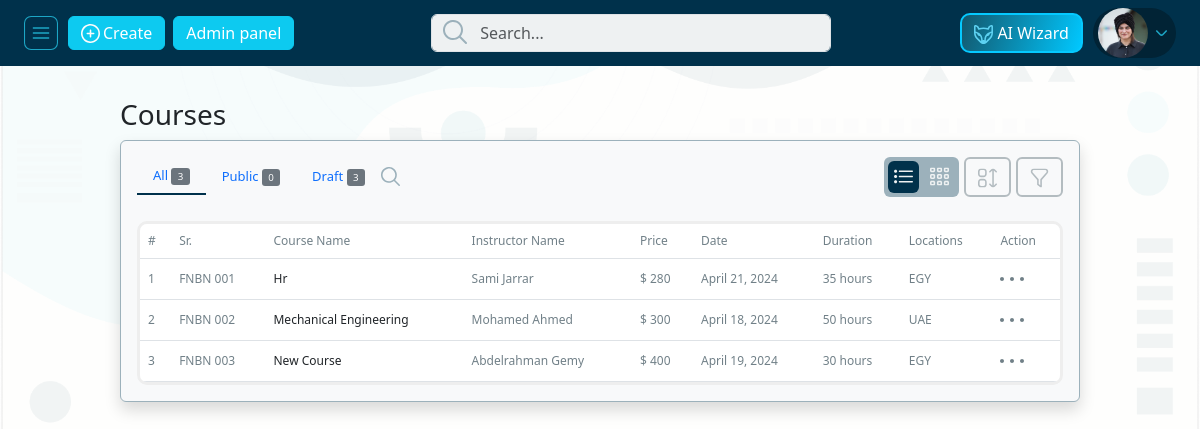
/course (signed in), run on the app's committed database.
### pages/models.py (models this page shows, shortened)
class Employee(models.Model):
    EmployeeID = models.AutoField(primary_key=True)
    FirstName = models.CharField(max_length=255)
    LastName = models.CharField(max_length=255)
    Email = models.EmailField()
    Phone = models.CharField(max_length=20)
    Department = models.ForeignKey(
        Department, on_delete=models.SET_NULL, null=True)
    JobTitle = models.ForeignKey(
        JobTitle, on_delete=models.SET_NULL, null=True)
    HireDate = models.DateField(default=datetime.today())
    user = models.OneToOneField(
        User, on_delete=models.CASCADE, null=True, default=None)
    EmployeePhoto = models.ImageField(
        upload_to='employee_photos/', default='employee_photos/default-employee.webp', null=True, blank=True)
    Location = models.CharField(max_length=50, null=True)
    PerHour = models.CharField(max_length=10, null=True)
    EmployeeTarget = models.IntegerField(max_length=10, null=True, blank=True)
    MinTarget = models.IntegerField(max_length=3, null=True, blank=True)

class Course(models.Model):
    CourseID = models.AutoField(primary_key=True)
    CourseName = models.CharField(max_length=255)
    InstructorName = models.CharField(max_length=255, null=True)
    Location = models.CharField(max_length=50, null=True)
    Duration = models.CharField(max_length=50, null=True)
    Price = models.CharField(max_length=50, null=True)
    Description = models.TextField()
    StartDate = models.DateField()
    EndDate = models.DateField()
    PublicCourse = models.BooleanField()
    CourseMaterialsURL = models.URLField()

### pages/views.py (the view)
# urls.py: path('course', views.course, name='courses'),
@login_required
def course(request):
    employee = get_object_or_404(Employee, user=request.user)
    if 'q' in request.GET:
        q = request.GET['q']
        courses_list = Course.objects.filter(CourseName__icontains=q)
        print(q)
    else:
        courses_list = Course.objects.all()
    context = {
        'courses': courses_list,
        'employee': employee,
        'course_json': json.dumps(list(Course.objects.values()), sort_keys=True, default=str),
    }
    return render(request, 'pages/courses.html', context)

### templates/pages/courses.html (shortened to what this page needs)
{% extends 'base_custom.html' %}
{% load static %}
{% block style %}
<link rel="stylesheet" href="{% static 'front-end-static/css/bootstrap.min.css' %}">
<link rel="stylesheet" href="{% static 'front-end-static/css/style.min.css' %}">
{% endblock style %}
{% block content %}
{% include 'parts/navbar.html' %}
<div class="row m-0">
    <div class="col-9 courses_content mt-4 offset_left" id="side_content">
        <h3 class="text-capitalize my-2">courses</h3>
        <div class="courses_container shadow p-3 mb-5 bg-body-tertiary rounded">
            <div class="nav justify-content-between" id="nav-tab" role="tablist">
                <div class="d-flex align-items-center">
                    <button class="nav-link active" id="nav-home-tab" data-bs-toggle="tab" data-bs-target="#nav-home"
                        type="button" role="tab" aria-controls="nav-home" aria-selected="true">All <span
                            class="badge bg-secondary fw-normal">{{courses.count}}</span></button>
                    <button class="nav-link" id="nav-profile-tab" data-bs-toggle="tab" data-bs-target="#nav-profile"
                        type="button" role="tab" aria-controls="nav-profile" aria-selected="false">Public <span
                            class="badge bg-secondary fw-normal">0</span></button>
                    <button class="nav-link" id="nav-contact-tab" data-bs-toggle="tab" data-bs-target="#nav-contact"
                        type="button" role="tab" aria-controls="nav-contact" aria-selected="false">Draft <span
                            class="badge bg-secondary fw-normal">{{courses.count}}</span></button>
                    <img src="{% static 'front-end-static/images/icons/search.svg' %}" style="cursor: pointer;"
                        onclick="search_toggler()" class="icon" alt="icon">
                </div>
                <div class="right d-flex">
                    <div class="d-flex listing">
                        <button type="button" class="btn btn-outline-dark d-flex align-items-center">
                            <img src="{% static 'front-end-static/images/icons/table/list.svg' %}" class="icon"
                                alt="icon">
                        </button>
                        <button type="button" class="btn btn-outline-dark d-flex align-items-center">
                            <img src="{% static 'front-end-static/images/icons/table/grid.svg' %}" class="icon"
                                alt="icon">
                        </button>
                    </div>
                    <button type="button" id="sortBtn" class="btn btn-outline-dark">
                        <img src="{% static 'front-end-static/images/icons/table/sort.svg' %}" class="icon" alt="icon">
                    </button>
                    <div class="dropdown">
                        <button type="button" class="btn btn-outline-dark" data-bs-toggle="dropdown"
                            aria-expanded="false">
                            <img src="{% static 'front-end-static/images/icons/table/filter.svg' %}" class="icon"
                                alt="icon">
                        </button>
                    </div>
                </div>
            </div>
            <div class="tab-content" id="nav-tabContent">
                <div class="tab-pane fade show active" id="nav-home" role="tabpanel" aria-labelledby="nav-home-tab"
                    tabindex="0">
                    <div class="table_container mt-4 table-responsive">
                        <table class="table mb-0">
                            <thead>
                                <tr>
                                    <th scope="col">#</th>
                                    <th scope="col">Sr.</th>
                                    <th scope="col">Course Name</th>
                                    <th scope="col">Instructor Name</th>
                                    <th scope="col">Price</th>
                                    <th scope="col">Date</th>
                                    <th scope="col">Duration</th>
                                    <th scope="col">Locations</th>
                                    <th scope="col">Action</th>
                                </tr>
                            </thead>
                            <tbody id="course__body">
                                {% for course in courses %}
                                <tr class="align-middle">
                                    <th scope="row">{{course.CourseID}}</th>
                                    <td>FNBN 00{{course.CourseID}}</td>
                                    <td class="text-dark">{{course.CourseName|title}}</td>
                                    <td>{{course.InstructorName|title}}</td>
                                    <td class="price">{{course.Price}}</td>
                                    <td>{{course.StartDate}}</td>
                                    <td>{{course.Duration}}</td>
                                    <td>{{course.Location|upper}}</td>
                                    <td>
                                        <img src="{% static 'front-end-static/images/icons/dots.svg' %}" alt="icon">
                                    </td>
                                </tr>
                                {% endfor %}
                            </tbody>
                        </table>
                    </div>
                </div>
            </div>
        </div>
    </div>
</div>
{% endblock content %}

### templates/parts/navbar.html (shortened to what this page needs)
{% load static %}
<nav class="navbar site_nav">
    <div class="d-flex justify-content-between w-100 mx-4 align-items-center">
        <div class="d-flex left align-items-center">
            <div id="toggler" class="d-flex align-items-center">
                <img src="{% static 'front-end-static/images/icons/nav_btn.svg' %}" class="toggle_icon" alt="nav btn">
            </div>
            <button type="button" class="btn btn-info text-white">
                <img src="{% static 'front-end-static/images/icons/plus.svg' %}" class="icon" alt="plus icon">
                <span>Create</span>
            </button>
            {% if employee.user.is_superuser %}
            <button type="button" class="btn btn-info mx-2 text-white">
                <a style="color: #fff;" href="{% url 'admin:index' %}">Admin panel</a>
            </button>
            {% endif %}
        </div>
        <div class="search_container">
            <form>
                <input type="text" name="q" id="global_nav_search" class="form-control" placeholder="Search...">
            </form>
        </div>
        <div class="d-flex align-items-center">
            <div class="btn ai_btn">
                <a href="{% url 'ai-assistant' %}" style="text-decoration: none;color: white;">
                    <img src="{% static 'front-end-static/images/icons/fox.svg' %}" class="icon" alt="Ai icon">
                    <span>AI Wizard</span>
                </a>
            </div>
            <div class="dropdown d-flex">
                <button class="border-0" type="button" data-bs-toggle="dropdown" aria-expanded="false">
                    {% if employee.EmployeePhoto.url %}
                    <img style="width: 50px;height: 50px;" src="{{ employee.EmployeePhoto.url }}" class="rounded-circle"
                        alt="user">
                    {% endif %}
                    <img src="{% static 'front-end-static/images/icons/arrow_down_light.svg' %}" class="icon"
                        alt="icon">
                </button>
            </div>
        </div>
    </div>
</nav>

### data on the page
Employee: EmployeePhoto (picture)
Course: CourseID "1", CourseName "Hr", InstructorName "Sami Jarrar", Price "280", StartDate "April 21, 2024", Duration "35 hours", Location "EGY"
Course: CourseID "2", CourseName "Mechanical Engineering", InstructorName "Mohamed Ahmed", Price "300", StartDate "April 18, 2024", Duration "50 hours", Location "UAE"
Course: CourseID "3", CourseName "New Course", InstructorName "Abdelrahman Gemy", Price "400", StartDate "April 19, 2024", Duration "30 hours", Location "EGY"

### other printed values
{{ courses.count }} "3"
